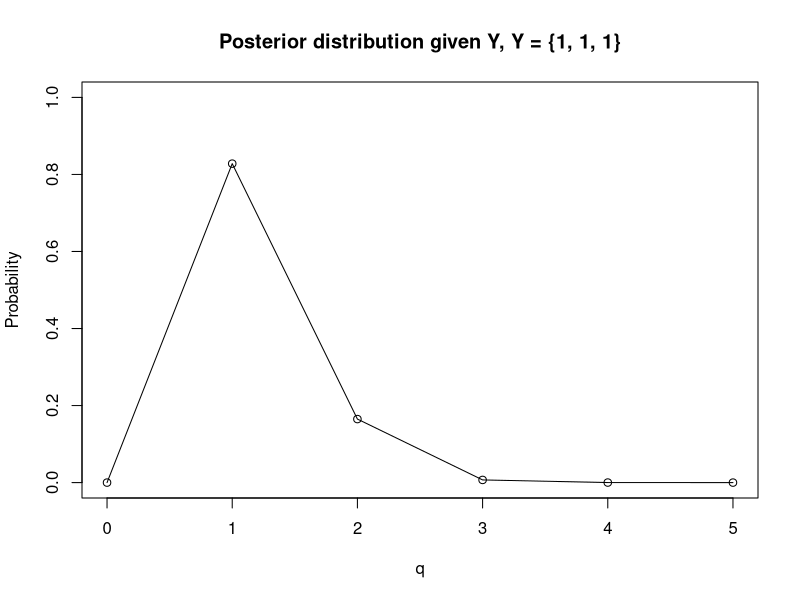
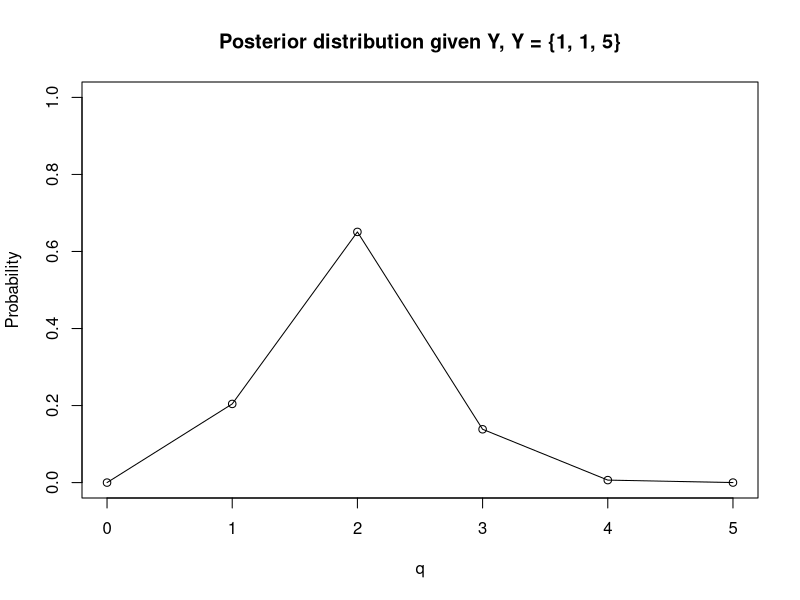
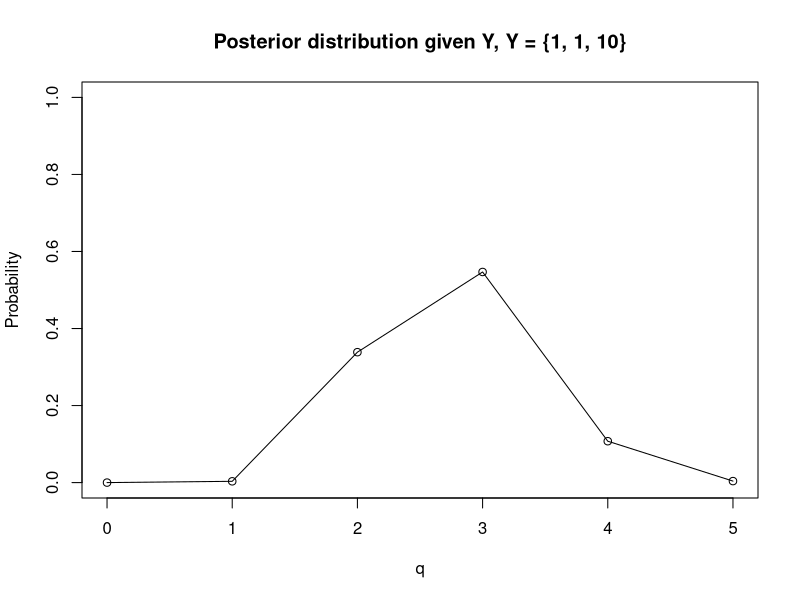
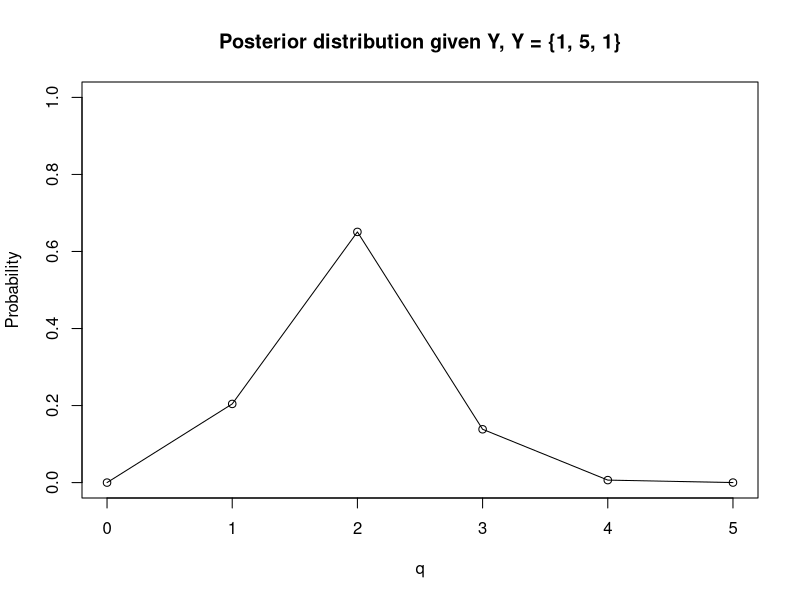
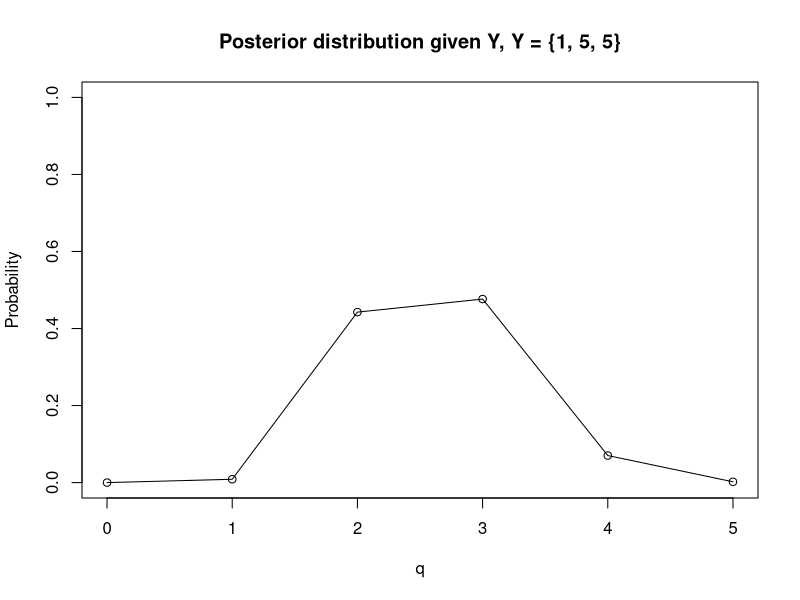
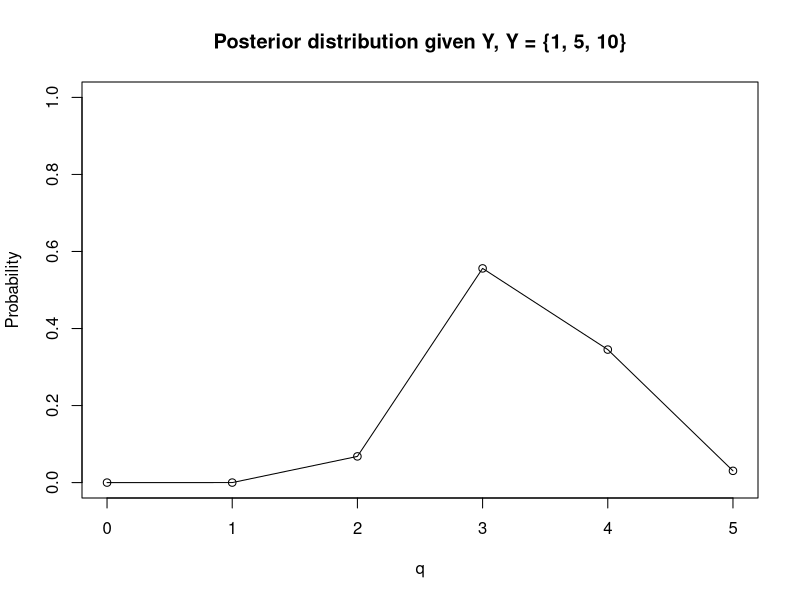
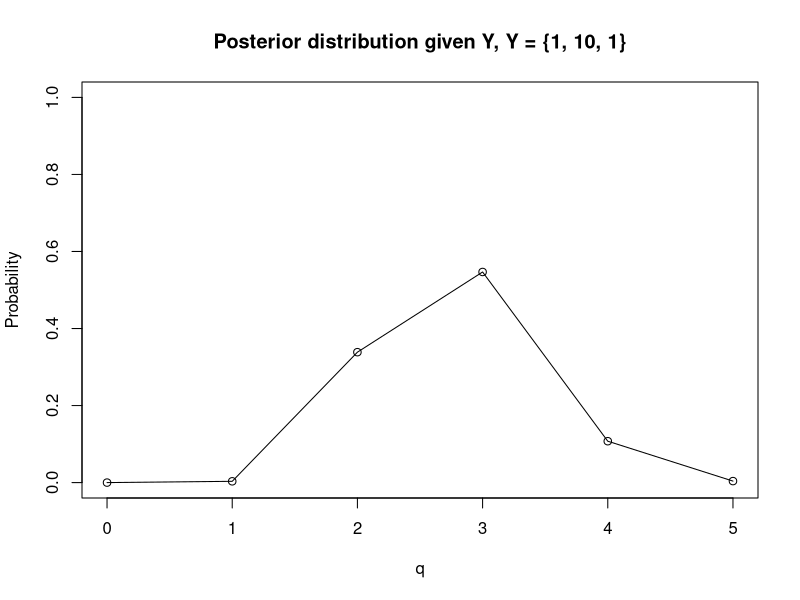
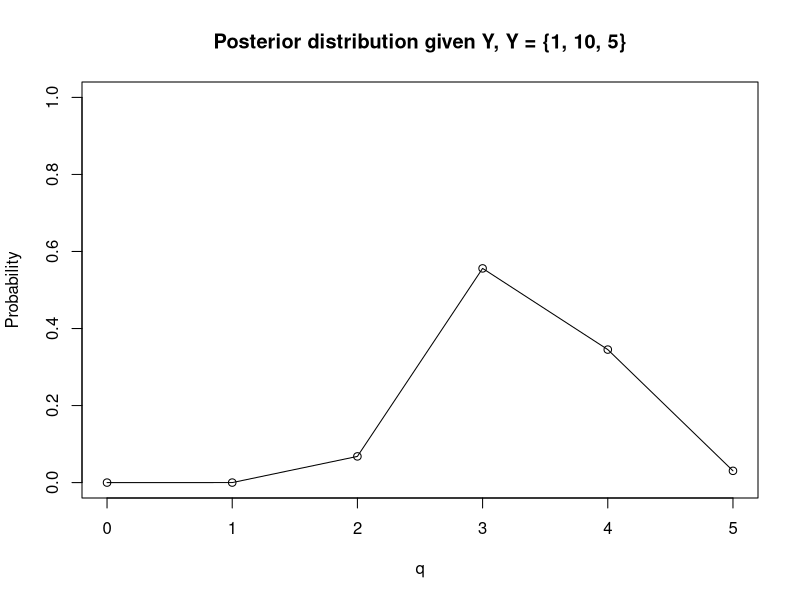

Write the R code that produced these figures, in order.
ys <- seq(0, 20, by = 5)
qs <- seq(0, 5)

likelihood <- function(ys, q) {
  prod(dpois(ys, lambda = q))
}

prior <- function(q) {
  dbinom(q, 5, 0.2)
}

marginalOfY <- function(ys) {
  joint <- function(q) {
    likelihood(ys, q) * prior(q)
  }
  s <- 0.0
  for (q in qs) {
    s <- s + joint(q)
  }
  s
}

posteriorGivenY <- function(ys) {
  function(qs) {
    a <- vector(length = length(qs))
    for (i in seq(1, length(qs))) {
      a[i] = likelihood(ys, qs[i]) * prior(qs[i]) / marginalOfY(ys)
    }
    a
  }
}

xl <- "q"
yl <- "Probability"
for (i in c(1, 5, 10)) {
  for (j in c(1, 5, 10)) {
    for (k in c(1, 5, 10)) {
      ys <- c(i, j, k)
      title <- paste0("Posterior distribution given Y, Y = {", i, ", ", j, ", ", k, "}")
      plot(0, 0, type = "n", xlim = c(0, 5), ylim = c(0.0, 1.0), main = title, xlab = xl, ylab = yl)
      d <- posteriorGivenY(ys)
      lines(qs, d(qs), type = "l")
      points(qs, d(qs))
    }
  }
}
